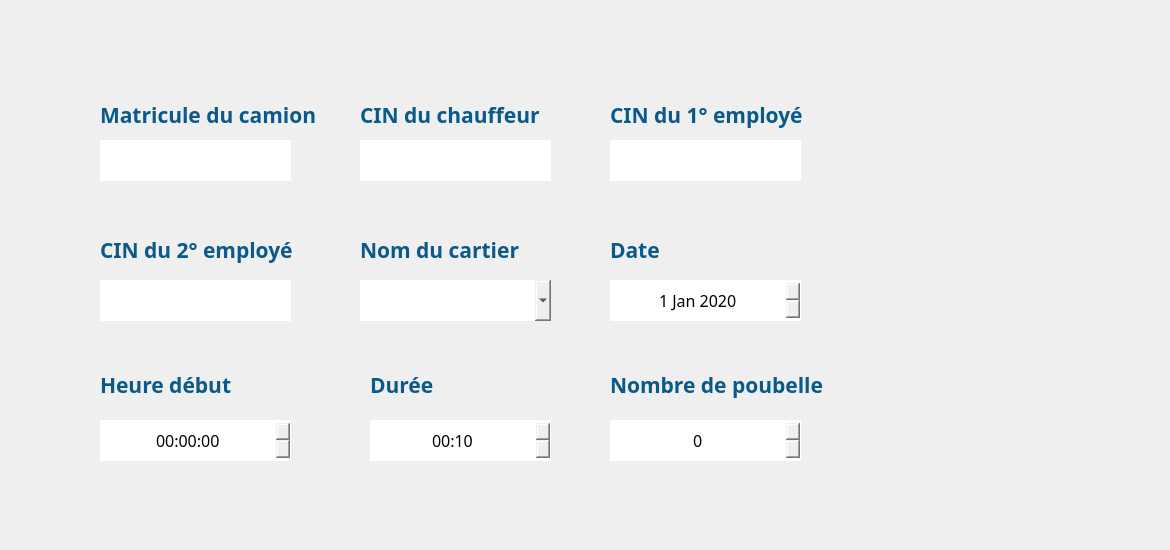
      <widget class="QWidget" name="AJ_Ramas">
       <property name="styleSheet">
        <string notr="true">#AJ_Ramas {
background-color: transparent;
border-image: url(:back2.jpg);
background: none;
border: none;
background-repeat: none;
}
</string>
       </property>
       <widget class="QPushButton" name="pushButton_Annuler_AJ_R">
        <property name="geometry">
         <rect>
          <x>920</x>
          <y>430</y>
          <width>161</width>
          <height>51</height>
         </rect>
        </property>
        <property name="styleSheet">
         <string notr="true">#pushButton_Annuler_AJ_R{
background-color: transparent;
border-image: url(:Annuler.png);
background: none;
border: none;
background-repeat: none;
}
#pushButton_Annuler_AJ_R:hover
{
border-image: url(:AnuulerRamas_hover.png);
}</string>
        </property>
        <property name="text">
         <string/>
        </property>
       </widget>
       <widget class="QLineEdit" name="lineEdit_MatriculeAJ">
        <property name="geometry">
         <rect>
          <x>100</x>
          <y>140</y>
          <width>191</width>
          <height>41</height>
         </rect>
        </property>
        <property name="font">
         <font>
          <family>Javanese Text</family>
          <pointsize>12</pointsize>
         </font>
        </property>
        <property name="styleSheet">
         <string notr="true">#lineEdit_MatriculeAJ{
background-color: transparent;
border-image: url(:champs.png);
background: none;
border: none;
background-repeat: none;
}
</string>
        </property>
       </widget>
       <widget class="QLineEdit" name="lineEdit_IDChauffeurAJ">
        <property name="geometry">
         <rect>
          <x>360</x>
          <y>140</y>
          <width>191</width>
          <height>41</height>
         </rect>
        </property>
        <property name="font">
         <font>
          <family>Javanese Text</family>
          <pointsize>12</pointsize>
         </font>
        </property>
        <property name="styleSheet">
         <string notr="true">#lineEdit_IDChauffeurAJ{
background-color: transparent;
border-image: url(:champs.png);
background: none;
border: none;
background-repeat: none;
}
</string>
        </property>
       </widget>
       <widget class="QPushButton" name="pushButton_Save_AJ">
        <property name="geometry">
         <rect>
          <x>920</x>
          <y>490</y>
          <width>161</width>
          <height>51</height>
         </rect>
        </property>
        <property name="styleSheet">
         <string notr="true">#pushButton_Save_AJ {
background-color: transparent;
border-image: url(:Enregistrer.png);
background: none;
border: none;
background-repeat: none;
}
#pushButton_Save_AJ:hover
 {

border-image: url(:EnregistrerR_hover.png);

}

</string>
        </property>
        <property name="text">
         <string/>
        </property>
       </widget>
       <widget class="QDateEdit" name="dateEditR_AJ">
        <property name="geometry">
         <rect>
          <x>610</x>
          <y>280</y>
          <width>191</width>
          <height>41</height>
         </rect>
        </property>
        <property name="font">
         <font>
          <family>Javanese Text</family>
          <pointsize>12</pointsize>
         </font>
        </property>
        <property name="styleSheet">
         <string notr="true">#dateEditR_AJ{
background-color: transparent;
border-image: url(:champs.png);
background: none;
border: none;
background-repeat: none;
}
</string>
        </property>
        <property name="alignment">
         <set>Qt::AlignCenter</set>
        </property>
        <property name="maximumDateTime">
         <datetime>
          <hour>23</hour>
          <minute>59</minute>
          <second>59</second>
          <year>2020</year>
          <month>12</month>
          <day>31</day>
         </datetime>
        </property>
        <property name="minimumDateTime">
         <datetime>
          <hour>0</hour>
          <minute>0</minute>
          <second>0</second>
          <year>2000</year>
          <month>1</month>
          <day>1</day>
         </datetime>
        </property>
        <property name="minimumDate">
         <date>
          <year>2000</year>
          <month>1</month>
          <day>1</day>
         </date>
        </property>
        <property name="calendarPopup">
         <bool>false</bool>
        </property>
        <property name="date">
         <date>
          <year>2020</year>
          <month>1</month>
          <day>1</day>
         </date>
        </property>
       </widget>
       <widget class="QTimeEdit" name="timeEdit_DebAJ">
        <property name="geometry">
         <rect>
          <x>100</x>
          <y>420</y>
          <width>191</width>
          <height>41</height>
         </rect>
        </property>
        <property name="font">
         <font>
          <family>Javanese Text</family>
          <pointsize>12</pointsize>
         </font>
        </property>
        <property name="styleSheet">
         <string notr="true">#timeEdit_DebAJ{
background-color: transparent;
border-image: url(:champs.png);
background: none;
border: none;
background-repeat: none;
}
</string>
        </property>
        <property name="alignment">
         <set>Qt::AlignCenter</set>
        </property>
       </widget>
       <widget class="QComboBox" name="comboBox_NomCartier_AJ">
        <property name="geometry">
         <rect>
          <x>360</x>
          <y>280</y>
          <width>191</width>
          <height>41</height>
         </rect>
        </property>
        <property name="font">
         <font>
          <family>Javanese Text</family>
          <pointsize>12</pointsize>
         </font>
        </property>
        <property name="styleSheet">
         <string notr="true">#comboBox_NomCartier_AJ{
background-color: transparent;
border-image: url(:champs.png);
background: none;
border: none;
background-repeat: none;
}
</string>
        </property>
       </widget>
       <widget class="QTimeEdit" name="timeEdit_DureeAJ">
        <property name="geometry">
         <rect>
          <x>370</x>
          <y>420</y>
          <width>181</width>
          <height>41</height>
         </rect>
        </property>
        <property name="font">
         <font>
          <family>Javanese Text</family>
          <pointsize>12</pointsize>
         </font>
        </property>
        <property name="styleSheet">
         <string notr="true">#timeEdit_DureeAJ{
background-color: transparent;
border-image: url(:champs.png);
background: none;
border: none;
background-repeat: none;
}
</string>
        </property>
        <property name="alignment">
         <set>Qt::AlignCenter</set>
        </property>
        <property name="maximumTime">
         <time>
          <hour>3</hour>
          <minute>0</minute>
          <second>0</second>
         </time>
        </property>
        <property name="minimumTime">
         <time>
          <hour>0</hour>
          <minute>10</minute>
          <second>0</second>
         </time>
        </property>
        <property name="currentSection">
         <enum>QDateTimeEdit::HourSection</enum>
        </property>
        <property name="displayFormat">
         <string>HH:mm</string>
        </property>
       </widget>
       <widget class="QSpinBox" name="spinBox_NbPoubelle_AJ">
        <property name="geometry">
         <rect>
          <x>610</x>
          <y>420</y>
          <width>191</width>
          <height>41</height>
         </rect>
        </property>
        <property name="font">
         <font>
          <family>Javanese Text</family>
          <pointsize>12</pointsize>
         </font>
        </property>
        <property name="styleSheet">
         <string notr="true">#spinBox_NbPoubelle_AJ{
background-color: transparent;
border-image: url(:champs.png);
background: none;
border: none;
background-repeat: none;
}
</string>
        </property>
        <property name="alignment">
         <set>Qt::AlignCenter</set>
        </property>
       </widget>
       <widget class="QLineEdit" name="lineEdit_IDEmpl1_Rama">
        <property name="geometry">
         <rect>
          <x>610</x>
          <y>140</y>
          <width>191</width>
          <height>41</height>
         </rect>
        </property>
        <property name="font">
         <font>
          <family>Javanese Text</family>
          <pointsize>12</pointsize>
         </font>
        </property>
        <property name="styleSheet">
         <string notr="true">#lineEdit_IDEmpl1_Rama{
background-color: transparent;
border-image: url(:champs.png);
background: none;
border: none;
background-repeat: none;
}
</string>
        </property>
       </widget>
       <widget class="QLineEdit" name="lineEdit_IDEmpl2_Rama">
        <property name="geometry">
         <rect>
          <x>100</x>
          <y>280</y>
          <width>191</width>
          <height>41</height>
         </rect>
        </property>
        <property name="font">
         <font>
          <family>Javanese Text</family>
          <pointsize>12</pointsize>
         </font>
        </property>
        <property name="styleSheet">
         <string notr="true">#lineEdit_IDEmpl2_Rama{
background-color: transparent;
border-image: url(:champs.png);
background: none;
border: none;
background-repeat: none;
}
</string>
        </property>
       </widget>
       <widget class="QLabel" name="label_23">
        <property name="geometry">
         <rect>
          <x>360</x>
          <y>230</y>
          <width>221</width>
          <height>41</height>
         </rect>
        </property>
        <property name="font">
         <font>
          <family>Corbel</family>
         </font>
        </property>
        <property name="text">
         <string>&lt;html&gt;&lt;head/&gt;&lt;body&gt;&lt;p&gt;&lt;span style=&quot; font-size:16pt; font-weight:600; color:#09598b;&quot;&gt;Nom du cartier&lt;/span&gt;&lt;/p&gt;&lt;/body&gt;&lt;/html&gt;</string>
        </property>
       </widget>
       <widget class="QLabel" name="label_24">
        <property name="geometry">
         <rect>
          <x>360</x>
          <y>100</y>
          <width>211</width>
          <height>31</height>
         </rect>
        </property>
        <property name="palette">
         <palette>
          <active>
           <colorrole role="WindowText">
            <brush brushstyle="SolidPattern">
             <color alpha="255">
              <red>4</red>
              <green>7</green>
              <blue>62</blue>
             </color>
            </brush>
           </colorrole>
          </active>
          <inactive>
           <colorrole role="WindowText">
            <brush brushstyle="SolidPattern">
             <color alpha="255">
              <red>4</red>
              <green>7</green>
              <blue>62</blue>
             </color>
            </brush>
           </colorrole>
          </inactive>
          <disabled>
           <colorrole role="WindowText">
            <brush brushstyle="SolidPattern">
             <color alpha="255">
              <red>120</red>
              <green>120</green>
              <blue>120</blue>
             </color>
            </brush>
           </colorrole>
          </disabled>
         </palette>
        </property>
        <property name="font">
         <font>
          <family>Corbel</family>
         </font>
        </property>
        <property name="text">
         <string>&lt;html&gt;&lt;head/&gt;&lt;body&gt;&lt;p&gt;&lt;span style=&quot; font-size:16pt; font-weight:600; color:#09598b;&quot;&gt;CIN du chauffeur &lt;/span&gt;&lt;/p&gt;&lt;/body&gt;&lt;/html&gt;</string>
        </property>
       </widget>
       <widget class="QLabel" name="label_25">
        <property name="geometry">
         <rect>
          <x>610</x>
          <y>370</y>
          <width>241</width>
          <height>31</height>
         </rect>
        </property>
        <property name="font">
         <font>
          <family>Corbel</family>
         </font>
        </property>
        <property name="text">
         <string>&lt;html&gt;&lt;head/&gt;&lt;body&gt;&lt;p&gt;&lt;span style=&quot; font-size:16pt; font-weight:600; color:#09598b;&quot;&gt;Nombre de poubelle&lt;/span&gt;&lt;/p&gt;&lt;/body&gt;&lt;/html&gt;</string>
        </property>
       </widget>
       <widget class="QLabel" name="label_26">
        <property name="geometry">
         <rect>
          <x>610</x>
          <y>230</y>
          <width>151</width>
          <height>41</height>
         </rect>
        </property>
        <property name="font">
         <font>
          <family>Corbel</family>
         </font>
        </property>
        <property name="text">
         <string>&lt;html&gt;&lt;head/&gt;&lt;body&gt;&lt;p&gt;&lt;span style=&quot; font-size:16pt; font-weight:600; color:#09598b;&quot;&gt;Date &lt;/span&gt;&lt;/p&gt;&lt;/body&gt;&lt;/html&gt;</string>
        </property>
       </widget>
       <widget class="QLabel" name="label_27">
        <property name="geometry">
         <rect>
          <x>100</x>
          <y>230</y>
          <width>201</width>
          <height>41</height>
         </rect>
        </property>
        <property name="font">
         <font>
          <family>Corbel</family>
         </font>
        </property>
        <property name="text">
         <string>&lt;html&gt;&lt;head/&gt;&lt;body&gt;&lt;p&gt;&lt;span style=&quot; font-size:16pt; font-weight:600; color:#09598b;&quot;&gt;CIN du 2° employé&lt;/span&gt;&lt;/p&gt;&lt;/body&gt;&lt;/html&gt;</string>
        </property>
       </widget>
       <widget class="QLabel" name="label_28">
        <property name="geometry">
         <rect>
          <x>100</x>
          <y>100</y>
          <width>251</width>
          <height>31</height>
         </rect>
        </property>
        <property name="palette">
         <palette>
          <active>
           <colorrole role="WindowText">
            <brush brushstyle="SolidPattern">
             <color alpha="255">
              <red>4</red>
              <green>7</green>
              <blue>62</blue>
             </color>
            </brush>
           </colorrole>
          </active>
          <inactive>
           <colorrole role="WindowText">
            <brush brushstyle="SolidPattern">
             <color alpha="255">
              <red>4</red>
              <green>7</green>
              <blue>62</blue>
             </color>
            </brush>
           </colorrole>
          </inactive>
          <disabled>
           <colorrole role="WindowText">
            <brush brushstyle="SolidPattern">
             <color alpha="255">
              <red>120</red>
              <green>120</green>
              <blue>120</blue>
             </color>
            </brush>
           </colorrole>
          </disabled>
         </palette>
        </property>
        <property name="font">
         <font>
          <family>Corbel</family>
         </font>
        </property>
        <property name="text">
         <string>&lt;html&gt;&lt;head/&gt;&lt;body&gt;&lt;p&gt;&lt;span style=&quot; font-size:16pt; font-weight:600; color:#09598b;&quot;&gt;Matricule du camion&lt;/span&gt;&lt;/p&gt;&lt;/body&gt;&lt;/html&gt;</string>
        </property>
       </widget>
       <widget class="QLabel" name="label_29">
        <property name="geometry">
         <rect>
          <x>100</x>
          <y>370</y>
          <width>151</width>
          <height>31</height>
         </rect>
        </property>
        <property name="font">
         <font>
          <family>Corbel</family>
         </font>
        </property>
        <property name="text">
         <string>&lt;html&gt;&lt;head/&gt;&lt;body&gt;&lt;p&gt;&lt;span style=&quot; font-size:16pt; font-weight:600; color:#09598b;&quot;&gt;Heure début&lt;/span&gt;&lt;/p&gt;&lt;/body&gt;&lt;/html&gt;</string>
        </property>
       </widget>
       <widget class="QLabel" name="label_30">
        <property name="geometry">
         <rect>
          <x>370</x>
          <y>370</y>
          <width>119</width>
          <height>31</height>
         </rect>
        </property>
        <property name="font">
         <font>
          <family>Corbel</family>
         </font>
        </property>
        <property name="text">
         <string>&lt;html&gt;&lt;head/&gt;&lt;body&gt;&lt;p&gt;&lt;span style=&quot; font-size:16pt; font-weight:600; color:#09598b;&quot;&gt;Durée&lt;/span&gt;&lt;/p&gt;&lt;/body&gt;&lt;/html&gt;</string>
        </property>
       </widget>
       <widget class="QLabel" name="label_31">
        <property name="geometry">
         <rect>
          <x>610</x>
          <y>100</y>
          <width>221</width>
          <height>31</height>
         </rect>
        </property>
        <property name="font">
         <font>
          <family>Corbel</family>
         </font>
        </property>
        <property name="text">
         <string>&lt;html&gt;&lt;head/&gt;&lt;body&gt;&lt;p&gt;&lt;span style=&quot; font-size:16pt; font-weight:600; color:#09598b;&quot;&gt;CIN du 1° employé&lt;/span&gt;&lt;/p&gt;&lt;/body&gt;&lt;/html&gt;</string>
        </property>
       </widget>
       <widget class="QPushButton" name="pushButton_Close_Envir_4">
        <property name="geometry">
         <rect>
          <x>1130</x>
          <y>10</y>
          <width>31</width>
          <height>31</height>
         </rect>
        </property>
        <property name="styleSheet">
         <string notr="true">#pushButton_Close_Envir_4 {
background-color: transparent;
border-image: url(:close.png);
background: none;
border: none;
background-repeat: none;
}
</string>
        </property>
        <property name="text">
         <string/>
        </property>
       </widget>
      </widget>
